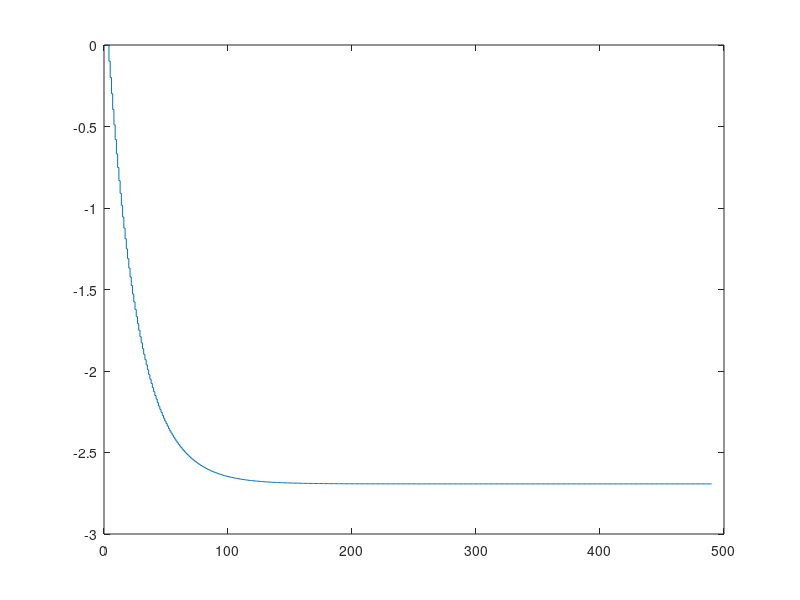

Reproduce this figure in MATLAB.
clear;
close all;
clc;

tau = 4;
load("data/lin.mat")

sim_length = 500;

s = zeros(1, sim_length);

start = 10;

u = 0*ones(1, sim_length);
y = 0*ones(1, sim_length);

u(start:end) = 1;
for k = tau+2:sim_length
	q = [u(k-tau) u(k-tau-1) y(k-1) y(k-2)];
	y(k) = q*w;
end
s = y(start+1:end) - y(start);

save('./data/s.mat', 's');
figure;
    stairs(s);